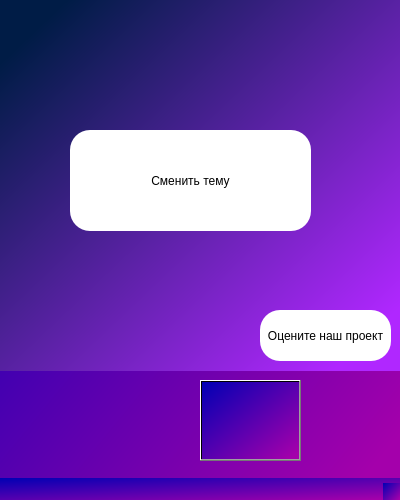
<?xml version="1.0" encoding="UTF-8"?>
<ui version="4.0">
 <class>MainWindow</class>
 <widget class="QMainWindow" name="MainWindow">
  <property name="geometry">
   <rect>
    <x>0</x>
    <y>0</y>
    <width>400</width>
    <height>500</height>
   </rect>
  </property>
  <property name="minimumSize">
   <size>
    <width>400</width>
    <height>10</height>
   </size>
  </property>
  <property name="maximumSize">
   <size>
    <width>400</width>
    <height>500</height>
   </size>
  </property>
  <property name="windowTitle">
   <string>MainWindow</string>
  </property>
  <property name="styleSheet">
   <string notr="true">background-color: qlineargradient(spread:pad, x1:0, y1:0, x2:0.971591, y2:0.949, stop:0 rgba(0, 0, 180, 255), stop:0.994318 rgba(164, 0, 171, 255));</string>
  </property>
  <widget class="QWidget" name="centralwidget">
   <widget class="QStackedWidget" name="stackedWidget">
    <property name="geometry">
     <rect>
      <x>0</x>
      <y>-10</y>
      <width>401</width>
      <height>381</height>
     </rect>
    </property>
    <property name="autoFillBackground">
     <bool>false</bool>
    </property>
    <property name="styleSheet">
     <string notr="true">background-color:qlineargradient(spread:repeat, x1:0, y1:0, x2:1, y2:1, stop:0.0965909 rgba(0, 28, 70, 255), stop:0.914773 rgba(176, 39, 255, 255))</string>
    </property>
    <property name="lineWidth">
     <number>0</number>
    </property>
    <property name="currentIndex">
     <number>4</number>
    </property>
    <widget class="QWidget" name="home">
     <property name="styleSheet">
      <string notr="true">background-color:qlineargradient(spread:repeat, x1:0, y1:0, x2:1, y2:1, stop:0.0965909 rgba(0, 28, 70, 255), stop:0.914773 rgba(176, 39, 255, 255))</string>
     </property>
     <widget class="QTextBrowser" name="textBrowser">
      <property name="geometry">
       <rect>
        <x>0</x>
        <y>10</y>
        <width>401</width>
        <height>371</height>
       </rect>
      </property>
      <property name="html">
       <string>&lt;!DOCTYPE HTML PUBLIC &quot;-//W3C//DTD HTML 4.0//EN&quot; &quot;http://www.w3.org/TR/REC-html40/strict.dtd&quot;&gt;
&lt;html&gt;&lt;head&gt;&lt;meta name=&quot;qrichtext&quot; content=&quot;1&quot; /&gt;&lt;style type=&quot;text/css&quot;&gt;
p, li { white-space: pre-wrap; }
&lt;/style&gt;&lt;/head&gt;&lt;body style=&quot; font-family:'MS Shell Dlg 2'; font-size:8.15094pt; font-weight:400; font-style:normal;&quot;&gt;
&lt;p align=&quot;center&quot; style=&quot; margin-top:0px; margin-bottom:0px; margin-left:0px; margin-right:0px; -qt-block-indent:0; text-indent:0px;&quot;&gt;&lt;span style=&quot; font-size:14pt; color:#ffffff;&quot;&gt;Добро пожаловать в нашу программу о туристических маршрутах! Здесь вы найдете множество увлекательных и захватывающих маршрутов для путешествий по Москве в пределах Садового кольца. Готовы отправиться в увлекательное путешествие? Тогда давайте начнем!&lt;/span&gt;&lt;/p&gt;
&lt;p align=&quot;center&quot; style=&quot; margin-top:0px; margin-bottom:0px; margin-left:0px; margin-right:0px; -qt-block-indent:0; text-indent:0px;&quot;&gt;&lt;span style=&quot; font-size:14pt; color:#ffffff;&quot;&gt;добавить количество избранных в маршрутах&lt;/span&gt;&lt;/p&gt;&lt;/body&gt;&lt;/html&gt;</string>
      </property>
     </widget>
    </widget>
    <widget class="QWidget" name="shapka">
     <property name="styleSheet">
      <string notr="true">background-color:qlineargradient(spread:repeat, x1:0, y1:0, x2:1, y2:1, stop:0.0965909 rgba(0, 28, 70, 255), stop:0.914773 rgba(176, 39, 255, 255))</string>
     </property>
     <widget class="QPushButton" name="button_home12">
      <property name="geometry">
       <rect>
        <x>330</x>
        <y>10</y>
        <width>71</width>
        <height>71</height>
       </rect>
      </property>
      <property name="text">
       <string/>
      </property>
      <property name="icon">
       <iconset>
        <normaloff>вкладки/back_icon-icons.com_65134.png</normaloff>вкладки/back_icon-icons.com_65134.png</iconset>
      </property>
      <property name="iconSize">
       <size>
        <width>60</width>
        <height>60</height>
       </size>
      </property>
      <property name="flat">
       <bool>true</bool>
      </property>
     </widget>
     <widget class="QTabWidget" name="tabWidget">
      <property name="geometry">
       <rect>
        <x>0</x>
        <y>10</y>
        <width>411</width>
        <height>381</height>
       </rect>
      </property>
      <property name="font">
       <font>
        <italic>false</italic>
        <underline>false</underline>
        <strikeout>false</strikeout>
        <stylestrategy>PreferDefault</stylestrategy>
        <kerning>true</kerning>
       </font>
      </property>
      <property name="mouseTracking">
       <bool>false</bool>
      </property>
      <property name="tabletTracking">
       <bool>false</bool>
      </property>
      <property name="contextMenuPolicy">
       <enum>Qt::PreventContextMenu</enum>
      </property>
      <property name="acceptDrops">
       <bool>false</bool>
      </property>
      <property name="toolTipDuration">
       <number>0</number>
      </property>
      <property name="styleSheet">
       <string notr="true">QTabWidget::pane
{
border:0
}
QTabBar::tab
	{
	
	background-color: rgb(184, 70, 255);
}</string>
      </property>
      <property name="tabPosition">
       <enum>QTabWidget::North</enum>
      </property>
      <property name="tabShape">
       <enum>QTabWidget::Triangular</enum>
      </property>
      <property name="currentIndex">
       <number>1</number>
      </property>
      <property name="elideMode">
       <enum>Qt::ElideLeft</enum>
      </property>
      <property name="usesScrollButtons">
       <bool>true</bool>
      </property>
      <property name="documentMode">
       <bool>false</bool>
      </property>
      <property name="tabsClosable">
       <bool>false</bool>
      </property>
      <property name="tabBarAutoHide">
       <bool>false</bool>
      </property>
      <widget class="QWidget" name="marshutu">
       <attribute name="title">
        <string>Все</string>
       </attribute>
      </widget>
      <widget class="QWidget" name="moee">
       <attribute name="title">
        <string>Избранное</string>
       </attribute>
      </widget>
     </widget>
     <zorder>tabWidget</zorder>
     <zorder>button_home12</zorder>
    </widget>
    <widget class="QWidget" name="karta">
     <property name="styleSheet">
      <string notr="true">background-color:qlineargradient(spread:repeat, x1:0, y1:0, x2:1, y2:1, stop:0.0965909 rgba(0, 28, 70, 255), stop:0.914773 rgba(176, 39, 255, 255))</string>
     </property>
     <widget class="QPushButton" name="button_home_1">
      <property name="geometry">
       <rect>
        <x>330</x>
        <y>10</y>
        <width>71</width>
        <height>71</height>
       </rect>
      </property>
      <property name="text">
       <string/>
      </property>
      <property name="icon">
       <iconset>
        <normaloff>вкладки/back_icon-icons.com_65134.png</normaloff>вкладки/back_icon-icons.com_65134.png</iconset>
      </property>
      <property name="iconSize">
       <size>
        <width>60</width>
        <height>60</height>
       </size>
      </property>
      <property name="flat">
       <bool>true</bool>
      </property>
     </widget>
     <widget class="QLabel" name="label_2">
      <property name="geometry">
       <rect>
        <x>60</x>
        <y>130</y>
        <width>181</width>
        <height>101</height>
       </rect>
      </property>
      <property name="text">
       <string>Hello world</string>
      </property>
     </widget>
    </widget>
    <widget class="QWidget" name="poisk">
     <property name="styleSheet">
      <string notr="true">background-color:qlineargradient(spread:repeat, x1:0, y1:0, x2:1, y2:1, stop:0.0965909 rgba(0, 28, 70, 255), stop:0.914773 rgba(176, 39, 255, 255))</string>
     </property>
     <widget class="QPushButton" name="button_home_2">
      <property name="geometry">
       <rect>
        <x>320</x>
        <y>10</y>
        <width>71</width>
        <height>71</height>
       </rect>
      </property>
      <property name="text">
       <string/>
      </property>
      <property name="icon">
       <iconset>
        <normaloff>вкладки/back_icon-icons.com_65134.png</normaloff>вкладки/back_icon-icons.com_65134.png</iconset>
      </property>
      <property name="iconSize">
       <size>
        <width>60</width>
        <height>60</height>
       </size>
      </property>
      <property name="flat">
       <bool>true</bool>
      </property>
     </widget>
     <widget class="QLineEdit" name="lineEdit">
      <property name="geometry">
       <rect>
        <x>10</x>
        <y>20</y>
        <width>271</width>
        <height>41</height>
       </rect>
      </property>
      <property name="styleSheet">
       <string notr="true">background-color:qlineargradient(spread:repeat, x1:0, y1:0, x2:1, y2:1, stop:0.0965909 rgba(0, 28, 70, 255), stop:0.914773 rgba(176, 39, 255, 255));
border-radius: 20px;  </string>
      </property>
      <property name="frame">
       <bool>false</bool>
      </property>
     </widget>
     <widget class="QPushButton" name="Naity">
      <property name="geometry">
       <rect>
        <x>210</x>
        <y>20</y>
        <width>71</width>
        <height>41</height>
       </rect>
      </property>
      <property name="styleSheet">
       <string notr="true">background-color:rgb(255, 255, 255);
border-radius: 20px;  </string>
      </property>
      <property name="text">
       <string>Найти</string>
      </property>
      <property name="iconSize">
       <size>
        <width>30</width>
        <height>30</height>
       </size>
      </property>
      <property name="flat">
       <bool>true</bool>
      </property>
     </widget>
     <widget class="QListView" name="listView">
      <property name="geometry">
       <rect>
        <x>10</x>
        <y>70</y>
        <width>371</width>
        <height>311</height>
       </rect>
      </property>
      <property name="frameShape">
       <enum>QFrame::NoFrame</enum>
      </property>
      <property name="lineWidth">
       <number>0</number>
      </property>
      <property name="flow">
       <enum>QListView::LeftToRight</enum>
      </property>
      <property name="isWrapping" stdset="0">
       <bool>false</bool>
      </property>
     </widget>
     <zorder>listView</zorder>
     <zorder>lineEdit</zorder>
     <zorder>Naity</zorder>
     <zorder>button_home_2</zorder>
    </widget>
    <widget class="QWidget" name="settings_2">
     <property name="styleSheet">
      <string notr="true">background-color:qlineargradient(spread:repeat, x1:0, y1:0, x2:1, y2:1, stop:0.0965909 rgba(0, 28, 70, 255), stop:0.914773 rgba(176, 39, 255, 255))</string>
     </property>
     <widget class="QPushButton" name="button_home_3">
      <property name="geometry">
       <rect>
        <x>330</x>
        <y>10</y>
        <width>71</width>
        <height>71</height>
       </rect>
      </property>
      <property name="text">
       <string/>
      </property>
      <property name="icon">
       <iconset>
        <normaloff>вкладки/back_icon-icons.com_65134.png</normaloff>вкладки/back_icon-icons.com_65134.png</iconset>
      </property>
      <property name="iconSize">
       <size>
        <width>60</width>
        <height>60</height>
       </size>
      </property>
      <property name="flat">
       <bool>true</bool>
      </property>
     </widget>
     <widget class="QPushButton" name="pushButton_ocenla">
      <property name="geometry">
       <rect>
        <x>260</x>
        <y>320</y>
        <width>131</width>
        <height>51</height>
       </rect>
      </property>
      <property name="styleSheet">
       <string notr="true">background-color: rgb(255, 255, 255);
border-radius: 20px;  </string>
      </property>
      <property name="text">
       <string>Оцените наш проект</string>
      </property>
     </widget>
     <widget class="QPushButton" name="pushButton_tema">
      <property name="geometry">
       <rect>
        <x>70</x>
        <y>140</y>
        <width>241</width>
        <height>101</height>
       </rect>
      </property>
      <property name="styleSheet">
       <string notr="true">background-color:rgb(255, 255, 255);
border-radius: 20px;  </string>
      </property>
      <property name="text">
       <string notr="true">Сменить тему</string>
      </property>
      <property name="iconSize">
       <size>
        <width>100</width>
        <height>100</height>
       </size>
      </property>
     </widget>
    </widget>
   </widget>
   <widget class="QPushButton" name="lupabutton">
    <property name="geometry">
     <rect>
      <x>10</x>
      <y>380</y>
      <width>71</width>
      <height>81</height>
     </rect>
    </property>
    <property name="text">
     <string/>
    </property>
    <property name="icon">
     <iconset>
      <normaloff>вкладки/kandinsky-download-1701422191040.png</normaloff>вкладки/kandinsky-download-1701422191040.png</iconset>
    </property>
    <property name="iconSize">
     <size>
      <width>100</width>
      <height>100</height>
     </size>
    </property>
    <property name="flat">
     <bool>true</bool>
    </property>
   </widget>
   <widget class="QPushButton" name="kartatabutton">
    <property name="geometry">
     <rect>
      <x>100</x>
      <y>380</y>
      <width>81</width>
      <height>81</height>
     </rect>
    </property>
    <property name="text">
     <string/>
    </property>
    <property name="icon">
     <iconset>
      <normaloff>вкладки/kandinsky-download-1701422488749.png</normaloff>вкладки/kandinsky-download-1701422488749.png</iconset>
    </property>
    <property name="iconSize">
     <size>
      <width>150</width>
      <height>150</height>
     </size>
    </property>
    <property name="flat">
     <bool>true</bool>
    </property>
   </widget>
   <widget class="QPushButton" name="shapkakabutton">
    <property name="geometry">
     <rect>
      <x>200</x>
      <y>380</y>
      <width>101</width>
      <height>81</height>
     </rect>
    </property>
    <property name="styleSheet">
     <string notr="true"/>
    </property>
    <property name="text">
     <string/>
    </property>
    <property name="icon">
     <iconset>
      <normaloff>вкладки/kandinsky-download-1701422687778.png</normaloff>вкладки/kandinsky-download-1701422687778.png</iconset>
    </property>
    <property name="iconSize">
     <size>
      <width>150</width>
      <height>150</height>
     </size>
    </property>
   </widget>
   <widget class="QPushButton" name="settingsbutton">
    <property name="geometry">
     <rect>
      <x>310</x>
      <y>380</y>
      <width>81</width>
      <height>81</height>
     </rect>
    </property>
    <property name="text">
     <string/>
    </property>
    <property name="icon">
     <iconset>
      <normaloff>вкладки/kandinsky-download-1701422870435.png</normaloff>вкладки/kandinsky-download-1701422870435.png</iconset>
    </property>
    <property name="iconSize">
     <size>
      <width>120</width>
      <height>120</height>
     </size>
    </property>
    <property name="flat">
     <bool>true</bool>
    </property>
   </widget>
   <zorder>lupabutton</zorder>
   <zorder>stackedWidget</zorder>
   <zorder>kartatabutton</zorder>
   <zorder>shapkakabutton</zorder>
   <zorder>settingsbutton</zorder>
  </widget>
  <widget class="QMenuBar" name="menubar">
   <property name="geometry">
    <rect>
     <x>0</x>
     <y>0</y>
     <width>400</width>
     <height>23</height>
    </rect>
   </property>
  </widget>
  <widget class="QStatusBar" name="statusbar"/>
 </widget>
 <resources/>
 <connections/>
</ui>
